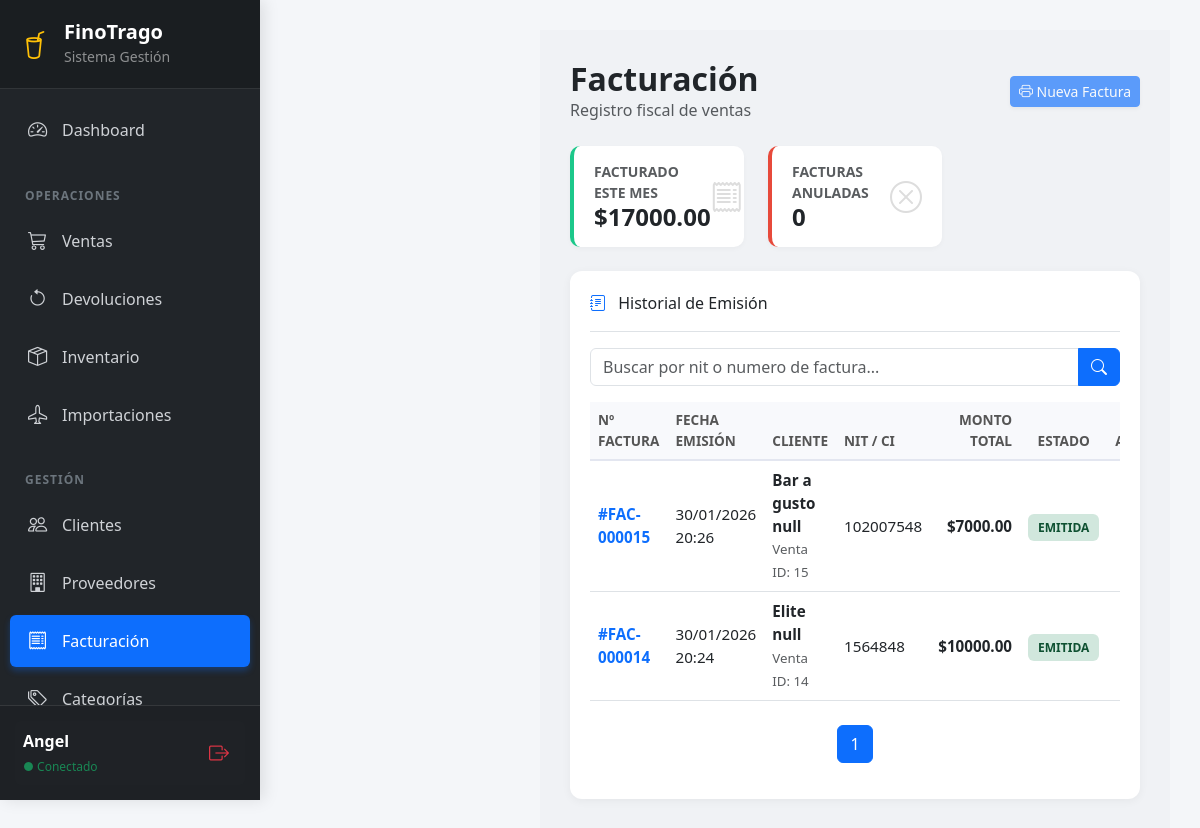
Page /facturacion/ (signed in) on the committed database.
### dashboard/models.py (models this page shows, shortened)
class Factura(models.Model):
    venta = models.ForeignKey(Venta, on_delete=models.CASCADE)
    numero_factura = models.CharField(max_length=50, unique=True)
    fecha_emision = models.DateTimeField(auto_now_add=True)
    nit_cliente = models.CharField(max_length=20)
    monto_total = models.DecimalField(max_digits=10, decimal_places=2, validators=[MinValueValidator(0)])
    estado = models.BooleanField(default=True) # Activa/Anulada

class Venta(models.Model):
    ESTADOS = [
        ('PENDIENTE', 'Pendiente'),
        ('PAGADO', 'Pagado / Exitoso'),
        ('CANCELADO', 'Cancelado'),
    ]
    cliente = models.ForeignKey(Cliente, on_delete=models.CASCADE)
    usuario = models.ForeignKey(User, on_delete=models.CASCADE)
    fecha = models.DateTimeField(auto_now_add=True)
    total = models.DecimalField(max_digits=10, decimal_places=2, default=0, validators=[MinValueValidator(0)])
    observacion = models.TextField(blank=True, null=True)
    estado = models.CharField(max_length=20, choices=ESTADOS, default='PENDIENTE')

class Cliente(models.Model):
    nombre = models.CharField(max_length=50)
    apellido1 = models.CharField(max_length=50)
    apellido2 = models.CharField(max_length=50, blank=True, null=True)
    ci = models.CharField(max_length=20, unique=True, verbose_name="CI")
    nit = models.CharField(max_length=20, blank=True, null=True, verbose_name="NIT")
    direccion = models.CharField(max_length=200, blank=True, null=True)
    telefono = models.CharField(max_length=30)
    email = models.EmailField(blank=True, null=True)
    tipo_cliente = models.CharField(max_length=20, choices=[('MINORISTA', 'Minorista'), ('MAYORISTA', 'Mayorista'), ('BAR', 'Bar')], default='MINORISTA')
    limite_credito = models.DecimalField(max_digits=10, decimal_places=2, default=0)
    class Meta:
        verbose_name_plural = "Clientes"

### dashboard/decorators.py (the view)
        def wrapper(request, *args, **kwargs):
            perfil = getattr(request.user, 'perfil', None)
            if not perfil or not perfil.tiene_permiso(nombre_permiso):
                messages.error(request, "No tienes permisos para realizar esta acción.")
                return redirect('dashboard:principal')
            return view_func(request, *args, **kwargs)

### dashboard/models.py (called while the page is built)
    def tiene_permiso(self, permiso):
        if not self.rol:
            return False
        return self.rol.permisos.filter(nombre=permiso).exists()

### dashboard/templates/dashboard/lista_facturas.html (shortened to what this page needs)
{% extends "dashboard/base.html" %}
{% block content %}
<div class="main-content">
    <div class="d-flex justify-content-between align-items-center mb-4">
        <div>
            <h2 class="fw-bold text-dark m-0">Facturación</h2>
            <p class="text-muted m-0">Registro fiscal de ventas</p>
        </div>
        <button class="btn btn-primary shadow-sm btn-sm" disabled title="Crear desde Ventas">
            <i class="bi bi-printer"></i> Nueva Factura
        </button>
    </div>
    <div class="row mb-4">
        <div class="col-md-4">
            <div class="kpi-box" style="border-left-color: #1cc88a;">
                <div>
                    <div class="small text-uppercase text-muted fw-bold">Facturado este Mes</div>
                    <div class="h4 fw-bold text-dark mb-0">${{ total_mes|floatformat:2 }}</div>
                </div>
                <i class="bi bi-receipt fs-2 text-gray-300" style="color: #ddd;"></i>
            </div>
        </div>
        <div class="col-md-4">
            <div class="kpi-box" style="border-left-color: #e74a3b;">
                <div>
                    <div class="small text-uppercase text-muted fw-bold">Facturas Anuladas</div>
                    <div class="h4 fw-bold text-dark mb-0">{{ anuladas }}</div>
                </div>
                <i class="bi bi-x-circle fs-2 text-gray-300" style="color: #ddd;"></i>
            </div>
        </div>
    </div>
    <div class="chart-card">
        <div class="chart-title mb-3 pb-3 border-bottom">
            <i class="bi bi-journal-text text-primary me-2"></i> Historial de Emisión
        </div>
        <div class="table-responsive">
            <form method="get" class="mb-3">
                <div class="input-group">
                    <input
                        type="text"
                        name="search"
                        class="form-control"
                        placeholder="Buscar por nit o numero de factura..."
                        value="{{ search }}"
                    >
                    <button class="btn btn-primary" type="submit">
                        <i class="bi bi-search"></i>
                    </button>
                </div>
            </form>
            <table class="table table-custom table-hover">
                <thead>
                    <tr>
                        <th>Nº Factura</th>
                        <th>Fecha Emisión</th>
                        <th>Cliente</th>
                        <th>NIT / CI</th>
                        <th class="text-end">Monto Total</th>
                        <th class="text-center">Estado</th>
                        <th class="text-center">Acciones</th>
                    </tr>
                </thead>
                <tbody>
                    {% for f in datos %}
                    <tr>
                        <td class="fw-bold text-primary">#{{ f.numero_factura }}</td>
                        <td>{{ f.fecha_emision|date:"d/m/Y H:i" }}</td>
                        <td>
                            <div class="fw-bold text-dark">{{ f.venta.cliente.nombre }} {{ f.venta.cliente.apellido1 }}</div>
                            <small class="text-muted">Venta ID: {{ f.venta.id }}</small>
                        </td>
                        <td>{{ f.nit_cliente }}</td>
                        <td class="text-end fw-bold">${{ f.monto_total|floatformat:2 }}</td>
                        <td class="text-center">
                            {% if f.estado %}
                                <span class="badge-emitida">EMITIDA</span>
                            {% else %}
                                <span class="badge-anulada">ANULADA</span>
                            {% endif %}
                        </td>
                        <td class="text-center">
                        </td>
                    </tr>
                    {% endfor %}
                </tbody>
            </table>
            <nav class="mt-4">
                <ul class="pagination justify-content-center">
                    {% for num in datos.paginator.page_range %}
                        {% if datos.number == num %}
                            <li class="page-item active">
                                <span class="page-link">{{ num }}</span>
                            </li>
                        {% endif %}
                    {% endfor %}
                </ul>
            </nav>
        </div>
    </div>
</div>
{% endblock %}

### dashboard/templates/dashboard/base.html (shortened to what this page needs)
{% load static %}
<!DOCTYPE html>
<html lang="es">
<head>
    <link href="https://cdn.jsdelivr.net/npm/bootstrap@5.3.0/dist/css/bootstrap.min.css" rel="stylesheet">
    <link rel="stylesheet" href="https://cdn.jsdelivr.net/npm/bootstrap-icons@1.11.0/font/bootstrap-icons.css">
</head>
<body>
    <nav class="sidebar" id="sidebar">
        <div class="sidebar-header d-flex align-items-center gap-3">
            <i class="bi bi-cup-straw text-warning fs-3"></i>
            <div>
                <h5 class="m-0 fw-bold">FinoTrago</h5>
                <small class="text-white-50">Sistema Gestión</small>
            </div>
        </div>
        <div class="sidebar-menu">
            <ul class="nav flex-column">
                <li class="nav-item">
                    <a href="{% url 'dashboard:principal' %}" class="nav-link {% if request.resolver_match.url_name == 'principal' %}active{% endif %}">
                        <i class="bi bi-speedometer2"></i> Dashboard
                    </a>
                </li>
                <div class="sidebar-heading">OPERACIONES</div>
                <li class="nav-item">
                    <a href="{% url 'dashboard:ventas' %}" class="nav-link {% if 'ventas' in request.path %}active{% endif %}">
                        <i class="bi bi-cart3"></i> Ventas
                    </a>
                </li>
                <li class="nav-item">
                    <a href="{% url 'dashboard:devoluciones' %}" class="nav-link {% if 'devoluciones' in request.path %}active{% endif %}">
                        <i class="bi bi-arrow-counterclockwise"></i> Devoluciones
                    </a>
                </li>
                <li class="nav-item">
                    <a href="{% url 'dashboard:inventario' %}" class="nav-link {% if 'inventario' in request.path %}active{% endif %}">
                        <i class="bi bi-box-seam"></i> Inventario
                    </a>
                </li>
                <li class="nav-item">
                    <a href="{% url 'dashboard:importaciones' %}" class="nav-link {% if 'importaciones' in request.path %}active{% endif %}">
                        <i class="bi bi-airplane"></i> Importaciones
                    </a>
                </li>
                <div class="sidebar-heading">GESTIÓN</div>
                <li class="nav-item">
                    <a href="{% url 'dashboard:clientes' %}" class="nav-link {% if 'clientes' in request.path %}active{% endif %}">
                        <i class="bi bi-people"></i> Clientes
                    </a>
                </li>
                <li class="nav-item">
                    <a href="{% url 'dashboard:proveedores' %}" class="nav-link {% if 'proveedores' in request.path %}active{% endif %}">
                        <i class="bi bi-building"></i> Proveedores
                    </a>
                </li>
                <li class="nav-item">
                    <a href="{% url 'dashboard:facturacion' %}" class="nav-link {% if 'factura' in request.path %}active{% endif %}">
                        <i class="bi bi-receipt"></i> Facturación
                    </a>
                </li>
                <li class="nav-item">
                    <a href="{% url 'dashboard:categorias' %}" class="nav-link {% if 'categorias' in request.path %}active{% endif %}">
                        <i class="bi bi-tags"></i> Categorías
                    </a>
                </li>
            </ul>
        </div>
        <div class="sidebar-footer">
            <div class="d-flex align-items-center p-2 rounded bg-dark bg-opacity-50">
                <div class="flex-grow-1 overflow-hidden">
                    <div class="fw-bold text-truncate">{{ request.user.username|title }}</div>
                    <small class="text-success" style="font-size: 0.75rem;">● Conectado</small>
                </div>
                <form method="post" action="{% url 'dashboard:logout' %}" class="m-0">
                    <button type="submit" class="btn btn-sm btn-outline-danger border-0" title="Salir">
                        <i class="bi bi-box-arrow-right fs-5"></i>
                    </button>
                </form>
            </div>
        </div>
    </nav>
    <div class="main-wrapper">
        <div class="content-container">
            {% block content %}
            {% endblock %}
        </div>
    </div>
</body>
</html>

### dashboard/templates/dashboard/base.html (style rules this page uses)
body { background-color: #f4f6f9; min-height: 100vh; font-family: 'Segoe UI', system-ui, -apple-system, sans-serif; overflow-x: hidden; }
.sidebar { width: 260px; height: 100vh; position: fixed; top: 0; left: 0; background: #212529; color: #fff; z-index: 1050; display: flex; flex-direction: column; transition: left 0.3s ease; box-shadow: 4px 0 15px rgba(0,0,0,0.1); }
.sidebar-header { padding: 20px; background-color: rgba(0,0,0,0.2); border-bottom: 1px solid rgba(255,255,255,0.1); }
.sidebar-menu { padding: 15px 10px; overflow-y: auto; flex-grow: 1; }
.nav-link { color: #cfd2d6; padding: 12px 15px; border-radius: 6px; margin-bottom: 5px; display: flex; align-items: center; text-decoration: none; font-weight: 500; transition: all 0.2s; }
.nav-link.active { background-color: #0d6efd; color: #fff; box-shadow: 0 4px 6px rgba(13,110,253,0.3); }
.nav-link i { margin-right: 12px; font-size: 1.2rem; width: 25px; text-align: center; }
.sidebar-heading { font-size: 0.75rem; text-transform: uppercase; letter-spacing: 1px; color: #6c757d; font-weight: 700; margin: 25px 0 10px 15px; }
.sidebar-footer { padding: 15px; border-top: 1px solid rgba(255,255,255,0.1); background-color: rgba(0,0,0,0.1); }
.main-wrapper { margin-left: 260px; width: calc(100% - 260px); min-height: 100vh; transition: margin-left 0.3s ease, width 0.3s ease; display: flex; flex-direction: column; }
.content-container { padding: 30px; flex-grow: 1; }

### dashboard/templates/dashboard/lista_facturas.html (style rules this page uses)
.main-content { margin-left: 250px; padding: 30px; background-color: #f0f2f5; min-height: 100vh; }
.chart-card { background: white; border-radius: 12px; padding: 20px; box-shadow: 0 2px 10px rgba(0,0,0,0.05); margin-bottom: 30px; }
.kpi-box { background: white; border-radius: 10px; padding: 15px 20px; box-shadow: 0 2px 5px rgba(0,0,0,0.03); border-left: 4px solid #4e73df; display: flex; justify-content: space-between; align-items: center; }
.table-custom thead th { background-color: #f8f9fc; color: #555; font-weight: 700; font-size: 0.85rem; text-transform: uppercase; border-bottom: 2px solid #e3e6f0; }
.table-custom td { vertical-align: middle; font-size: 0.95rem; }
.badge-emitida { background-color: #d1e7dd; color: #0f5132; padding: 5px 10px; border-radius: 6px; font-weight: 600; font-size: 0.75rem; }

### rows in the picture
Factura: numero_factura "FAC-000015", fecha_emision "30/01/2026 20:26", venta.cliente.nombre "Bar a gusto", venta.cliente.apellido1 "null", venta.id "15", nit_cliente "102007548", monto_total "7000.00", estado "EMITIDA"
Factura: numero_factura "FAC-000014", fecha_emision "30/01/2026 20:24", venta.cliente.nombre "Elite", venta.cliente.apellido1 "null", venta.id "14", nit_cliente "1564848", monto_total "10000.00", estado "EMITIDA"

### other values in the picture
{{ request.user.username|title }} "Angel"
{{ total_mes|floatformat:2 }} "17000.00"
{{ anuladas }} "0"
{{ num }} "1"
